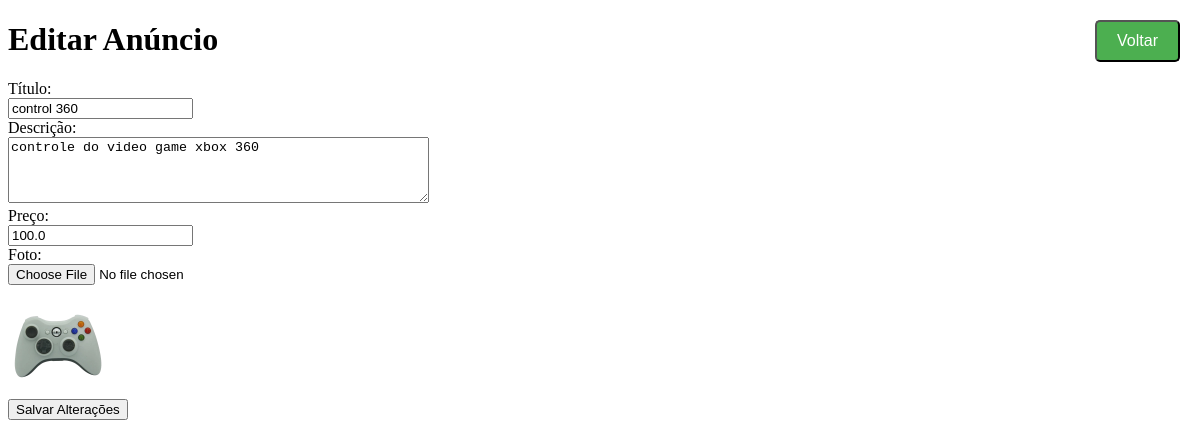
The page /editar_anuncio/2 on the database its author committed.
### app.py (models this page shows, shortened)
class Anuncio(db.Model):
    id = db.Column(db.Integer, primary_key=True)
    titulo = db.Column(db.String(100),  nullable=False)
    descricao = db.Column(db.Text, nullable=False)
    preco = db.Column(db.Float, nullable=False)
    foto = db.Column(db.String(20), nullable=False, default='default.jpg')

### app.py (the view, shortened to what this page needs)
@app.route('/editar_anuncio/<int:id>', methods=['GET', 'POST'])
def editar_anuncio(id):
    anuncio = Anuncio.query.get_or_404(id)
    return render_template('editar_anuncio.html', anuncio=anuncio)

### templates/editar_anuncio.html (shortened to what this page needs)
<!DOCTYPE html>
<html lang="en">
<head>
</head>
<body>
    <h1>Editar Anúncio</h1>
    <form action="{{ url_for('editar_anuncio', id=anuncio.id) }}" method="POST" enctype="multipart/form-data">
        <label for="titulo">Título:</label><br>
        <input type="text" id="titulo" name="titulo" value="{{ anuncio.titulo }}" required><br>
        <label for="descricao">Descrição:</label><br>
        <textarea id="descricao" name="descricao" rows="4" cols="50" required>{{ anuncio.descricao }}</textarea><br>
        <label for="preco">Preço:</label><br>
        <input type="number" id="preco" name="preco" step="0.01" value="{{ anuncio.preco }}" required><br>
        <label for="foto">Foto:</label><br>
        <input type="file" id="foto" name="foto"><br>
        <img src="{{ url_for('static', filename='imagens/' + anuncio.foto) }}" alt="{{ anuncio.titulo }}" style="width:100px; height:auto; margin-top:10px;"><br>
        <button type="submit" class="btn-salvar">Salvar Alterações</button>
        <button type="button" class="btn-voltar" onclick="window.location.href='/anuncios'">Voltar</button>
    </form>
</body>
</html>

### templates/editar_anuncio.html (style rules this page uses)
.btn-voltar { position: fixed; top: 20px; right: 20px; background-color: #4caf50; color: white; padding: 10px 20px; border-radius: 5px; cursor: pointer; font-size: 16px; z-index: 1000; }

### rows shown on the page
Anuncio: titulo "control 360", descricao "controle do video game xbox 360", preco "100.0", foto (picture)
